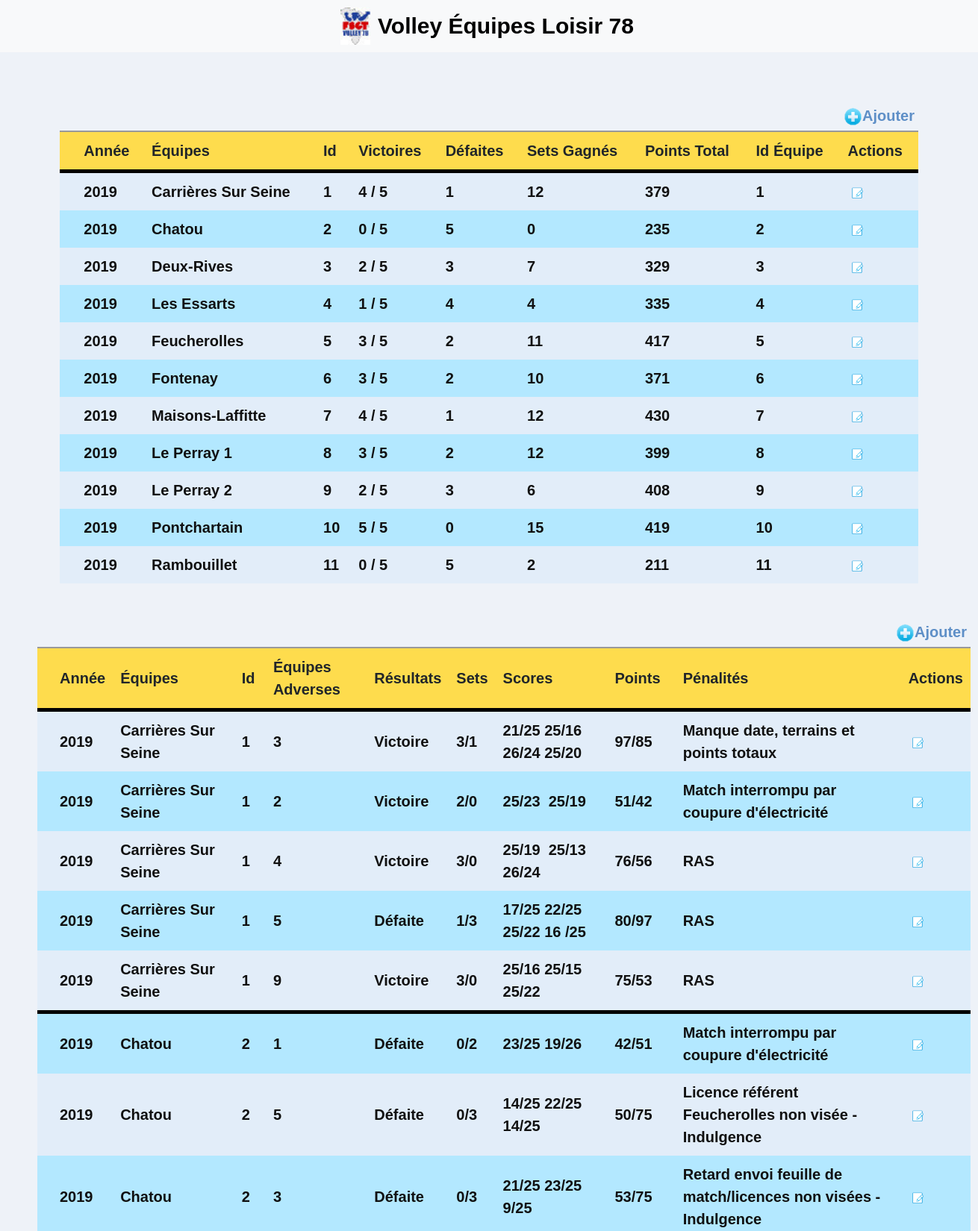
Page /crud/index.php (signed in, upper part) on the committed database.
### tables this page shows
CREATE TABLE IF NOT EXISTS `volley_resultats` (
  `id` int(11) NOT NULL,
  `victoires` int(11) NOT NULL,
  `defaites` int(11) NOT NULL,
  `nb_sets_gagnes` int(11) NOT NULL,
  `nb_points_total` int(11) NOT NULL,
  `nb_matchs` int(11) NOT NULL,
  `annee` int(11) NOT NULL,
  `id_equipe` int(11) NOT NULL,
  PRIMARY KEY (`id`)
);

CREATE TABLE IF NOT EXISTS `volley_equipes` (
  `id` int(11) NOT NULL,
  `nom` varchar(255) NOT NULL,
  PRIMARY KEY (`id`)
);

CREATE TABLE IF NOT EXISTS `volley_matchs` (
  `id` int(11) NOT NULL,
  `id_equipe1` int(11) NOT NULL,
  `id_equipe2` int(11) NOT NULL,
  `resultat` varchar(255) NOT NULL,
  `sets` varchar(255) NOT NULL,
  `scores` varchar(255) NOT NULL,
  `points` varchar(255) NOT NULL,
  `penalites` varchar(255) NOT NULL,
  `annee` int(11) NOT NULL,
  PRIMARY KEY (`id`)
);

### include/require.php (called while the page is built, shortened)
<?php
$base = dirname(__FILE__);
require_once($base . "/class/Bdd.php");
require_once($base . "/class/Resultats.php");
require_once($base . "/class/Matchs.php");
require_once($base . "/head.php");
require_once($base . "/header.php");

### crud/index.php (called while the page is built, shortened)
<?php
require_once("../include/require.php");
$classementList = Resultats::getJoinTeamStats();
$matchList = Matchs::getJoinMatchStats();
require_once("views/index.view.php");
?>

### include/class/Bdd.php (called while the page is built, shortened)
<?php
class Bdd
{
    private static $_instance = null;
    private function __construct()
    {
        $this->conn = new PDO('mysql:host=localhost;dbname=volley;charset=utf8', 'root', '', array(PDO::ATTR_ERRMODE => PDO::ERRMODE_EXCEPTION));
    }
    public static function getInstance()
    {
        if (!static::$_instance) {
            static::$_instance = new Bdd();
        }
        return static::$_instance;
    }
}

### include/class/Resultats.php (called while the page is built, shortened)
<?php
class Resultats extends Bdd
{
    public static function getJoinTeamStats()
    {
        return Bdd::getInstance()->conn->query('SELECT *, volley_resultats.id as theId FROM `volley_resultats` INNER JOIN volley_equipes
            ON volley_resultats.id_equipe = volley_equipes.id');
    }
}
?>

### include/class/Matchs.php (called while the page is built, shortened)
<?php
class Matchs extends Bdd
{
    public static function getJoinMatchStats()
    {
        return Bdd::getInstance()->conn->query('SELECT *, volley_matchs.id_equipe1 as theId,  volley_matchs.id as myId FROM `volley_matchs` INNER JOIN volley_equipes
            ON volley_matchs.id_equipe1 = volley_equipes.id ORDER BY id_equipe1');
    }
}
?>

### crud/views/index.view.php (the view, shortened to what this page needs)
<div class="content" style="padding: 0 50px 50px;">
    <form name="frmUser" method="post">
        <div style="width:1150px; margin: 0 auto">
             <div style="text-align: right; padding-bottom:5px;">
                <a href="add.php" class="link">
                    <img alt='Add' title='Ajouter' src='../ressources/crud/add.png'
                        width='25px' height='25px'>Ajouter
                </a>
            </div>
            <table style="width: 1150px" border="0"
                   aria-describedby="listes résultats" class="tblListForm">
                <tr class="listheader">
                    <td></td>
                    <td>Année</td>
                    <td>Équipes</td>
                    <td>Id</td>
                    <td>Victoires</td>
                    <td>Défaites</td>
                    <td>Sets Gagnés</td>
                    <td>Points Total</td>
                    <td>Id Équipe</td>
                    <td>Actions</td>
                </tr>
                <?php
                $i = 0;
                foreach ($classementList as $row) {
                    if ($i % 2 == 0) {
                        $classname = "evenRow";
                    } else {
                        $classname = "oddRow";
                    }
                    ?>
                    <tr style="<?php if($row["id_equipe"] == 1) { ?>
                        border-top: 5px solid black !important <?php } ?>"
                        class="<?php if (isset($classname)) {
                            echo $classname;
                        } ?>"
                    >
                        <td></td>
                        <td><?php echo $row["annee"] ?></td>
                        <td><?php echo $row["nom"] ?></td>
                        <td><?php echo $row["theId"] ?></td>
                        <td>
                            <?php echo $row["victoires"]; ?> /
                            <?php echo $row["nb_matchs"]; ?>
                        </td>
                        <td><?php echo $row["defaites"]; ?></td>
                        <td><?php echo $row["nb_sets_gagnes"]; ?></td>
                        <td><?php echo $row["nb_points_total"]; ?></td>
                        <td><?php echo $row["id_equipe"]; ?></td>
                        <td>
                            <a href="edit.php?year=<?php echo $row["annee"] ?>&id=<?php echo $row["theId"]; ?>" class="link">
                                <img style="margin: 0 auto;" alt='Edit' title='Modifier'
                                     src='../ressources/crud/edit.png'
                                     width='15px' height='15px'/>
                            </a>
                        </td>
                    </tr>
                    <?php
                    $i++;
                }
                ?>
            </table>
        </div>
        <div style="width:1250px; margin: 50px auto 0">
             <div style="text-align: right; padding-bottom:5px;">
                <a href="addM.php" class="link">
                    <img alt='Add' title='Ajouter' src='../ressources/crud/add.png'
                        width='25px' height='25px'>Ajouter
                </a>
            </div>
            <table style="width: 1250px" border="0"
                   aria-describedby="listes matchs" class="tblListForm">
                <tr class="listheader">
                    <td></td>
                    <td>Année</td>
                    <td>Équipes</td>
                    <td>Id</td>
                    <td>Équipes Adverses</td>
                    <td>Résultats</td>
                    <td>Sets</td>
                    <td>Scores</td>
                    <td>Points</td>
                    <td>Pénalités</td>
                    <td>Actions</td>
                </tr>
                <?php
                $i = 0;
                foreach ($matchList as $row) {
                    if ($i % 2 == 0) {
                        $classname = "evenRow";
                    } else {
                        $classname = "oddRow";
                    }
                    ?>
                    <tr style="<?php if($i == 0 || $i == 5 || $i == 10 || $i == 15 || $i == 20
                        || $i == 25 || $i == 30 || $i == 35 || $i == 40 ||
                        $i == 45 || $i == 50 || $i == 55) { ?>
                        border-top: 5px solid black !important <?php } ?>"
                        class="<?php if (isset($classname)) {
                            echo $classname;
                        } ?>"
                    >
                        <td></td>
                        <td><?php echo $row["annee"] ?></td>
                        <td><?php echo $row["nom"] ?></td>
                        <td><?php echo $row["theId"] ?></td>
                        <td><?php echo $row["id_equipe2"] ?></td>
                        <td><?php echo $row["resultat"]; ?></td>
                        <td><?php echo $row["sets"]; ?></td>
                        <td><?php echo $row["scores"]; ?></td>
                        <td><?php echo $row["points"]; ?></td>
                        <td><?php echo $row["penalites"]; ?></td>
                        <td>
                            <a href="editM.php?year=<?php echo $row["annee"] ?>&id=<?php echo $row["myId"]; ?>" class="link">
                                <img style="margin: 0 auto;" alt='Edit' title='Modifier'
                                     src='../ressources/crud/edit.png'
                                     width='15px' height='15px'/>
                            </a>
                        </td>
                    </tr>
                    <?php
                    $i++;
                }
                ?>
            </table>
        </div>
    </form>
</div>

### include/head.php (shortened to what this page needs)
<!DOCTYPE html>
<html lang="fr">
<head>
    <?php if (isset($titleAdminCrud)) { ?>
    <link rel="stylesheet" href="../lib/bootstrap/bootstrap.min.css">
    <link rel="stylesheet" href="../lib/sweetalert/sweetalert.min.css">
    <link type="text/css" rel="stylesheet" href="../css/style.css">
    <?php } ?>
</head>

### include/header.php (shortened to what this page needs)
<?php require_once('require.php');
?>
<body>
<nav style="justify-content: center;"
     class="navbar navbar-expand-lg navbar-light bg-light">
    <?php if (isset($titleAdminCrud)) { ?>
    <a style="text-decoration: none; color: #000000; display: flex;
                    margin: 0" href="../index.php">
        <img width="617" height="768" src="../ressources/favicon-origin.jpg" class="d-inline-block align-top"
             style="width: 40px; height: 50px;" alt="">
            <?php } ?>
            <h1 style="display: flex; align-items: center; font-size: 20px; font-weight: bold;
			    margin-left: 10px; font-size: 1.5rem !important; text-align: center;
                ">Volley Équipes Loisir 78
            </h1>
        </a>
</nav>

### css/style.css (style rules this page uses)
* { font-family: cursive, sans-serif !important; }
*:not(h1):not(h2) { font-weight: bold !important; font-size: 20px !important; }
html, body { width: 100%; height: 100%; margin: 0; }
body { background-color: #EEF2F8; }
a { text-decoration: none; }
.content { z-index: -1; width: 100%; margin-top: 70px; }
h1 { font-family: cursive; font-weight: normal; padding: 0; margin: 0; }
.logform input, a { margin: 5px; }
.registerr input, h1, h2 { margin: 5px; }
.evenRow { background-color: #E2EDF9; font-size: 12px; color: #101010; }
.oddRow { background-color: #B3E8FF; font-size: 12px; color: #101010; }
.tblListForm { border-top: 2px #999999 solid; }
.listheader { background-color: #fedc4d; font-size: 12px; font-weight: bold; }
.link { text-decoration: none; color: #5e8fc7; font-size: 11px; }

### crud/views/index.view.php (style rules this page uses)
td { padding: 10px; }

### rows in the picture
volley_resultats: annee "2019", volley_equipes.nom "Carrières Sur Seine", id "1", victoires "4", nb_matchs "5", defaites "1", nb_sets_gagnes "12", nb_points_total "379", id_equipe "1"
volley_resultats: annee "2019", volley_equipes.nom "Chatou", id "2", victoires "0", nb_matchs "5", defaites "5", nb_sets_gagnes "0", nb_points_total "235", id_equipe "2"
volley_resultats: annee "2019", volley_equipes.nom "Deux-Rives", id "3", victoires "2", nb_matchs "5", defaites "3", nb_sets_gagnes "7", nb_points_total "329", id_equipe "3"
volley_resultats: annee "2019", volley_equipes.nom "Les Essarts", id "4", victoires "1", nb_matchs "5", defaites "4", nb_sets_gagnes "4", nb_points_total "335", id_equipe "4"
volley_resultats: annee "2019", volley_equipes.nom "Feucherolles", id "5", victoires "3", nb_matchs "5", defaites "2", nb_sets_gagnes "11", nb_points_total "417", id_equipe "5"
volley_resultats: annee "2019", volley_equipes.nom "Fontenay", id "6", victoires "3", nb_matchs "5", defaites "2", nb_sets_gagnes "10", nb_points_total "371", id_equipe "6"
volley_resultats: annee "2019", volley_equipes.nom "Maisons-Laffitte", id "7", victoires "4", nb_matchs "5", defaites "1", nb_sets_gagnes "12", nb_points_total "430", id_equipe "7"
volley_resultats: annee "2019", volley_equipes.nom "Le Perray 1", id "8", victoires "3", nb_matchs "5", defaites "2", nb_sets_gagnes "12", nb_points_total "399", id_equipe "8"
volley_resultats: annee "2019", volley_equipes.nom "Le Perray 2", id "9", victoires "2", nb_matchs "5", defaites "3", nb_sets_gagnes "6", nb_points_total "408", id_equipe "9"
volley_resultats: annee "2019", volley_equipes.nom "Pontchartain", id "10", victoires "5", nb_matchs "5", defaites "0", nb_sets_gagnes "15", nb_points_total "419", id_equipe "10"
volley_resultats: annee "2019", volley_equipes.nom "Rambouillet", id "11", victoires "0", nb_matchs "5", defaites "5", nb_sets_gagnes "2", nb_points_total "211", id_equipe "11"
volley_matchs: annee "2019", volley_equipes.nom "Carrières Sur Seine", id_equipe1 "1", id_equipe2 "3", resultat "Victoire", sets "3/1", scores "21/25 25/16 26/24 25/20", points "97/85", penalites "Manque date, terrains et points totaux"
volley_matchs: annee "2019", volley_equipes.nom "Carrières Sur Seine", id_equipe1 "1", id_equipe2 "2", resultat "Victoire", sets "2/0", scores "25/23 25/19", points "51/42", penalites "Match interrompu par coupure d'électricité"
volley_matchs: annee "2019", volley_equipes.nom "Carrières Sur Seine", id_equipe1 "1", id_equipe2 "4", resultat "Victoire", sets "3/0", scores "25/19 25/13 26/24", points "76/56", penalites "RAS"
volley_matchs: annee "2019", volley_equipes.nom "Carrières Sur Seine", id_equipe1 "1", id_equipe2 "5", resultat "Défaite", sets "1/3", scores "17/25 22/25 25/22 16 /25", points "80/97", penalites "RAS"
volley_matchs: annee "2019", volley_equipes.nom "Carrières Sur Seine", id_equipe1 "1", id_equipe2 "9", resultat "Victoire", sets "3/0", scores "25/16 25/15 25/22", points "75/53", penalites "RAS"
volley_matchs: annee "2019", volley_equipes.nom "Chatou", id_equipe1 "2", id_equipe2 "1", resultat "Défaite", sets "0/2", scores "23/25 19/26", points "42/51", penalites "Match interrompu par coupure d'électricité"
volley_matchs: annee "2019", volley_equipes.nom "Chatou", id_equipe1 "2", id_equipe2 "5", resultat "Défaite", sets "0/3", scores "14/25 22/25 14/25", points "50/75", penalites "Licence référent Feucherolles non visée - Indulgence"
volley_matchs: annee "2019", volley_equipes.nom "Chatou", id_equipe1 "2", id_equipe2 "3", resultat "Défaite", sets "0/3", scores "21/25 23/25 9/25", points "53/75", penalites "Retard envoi feuille de match/licences non visées - Indulgence"
